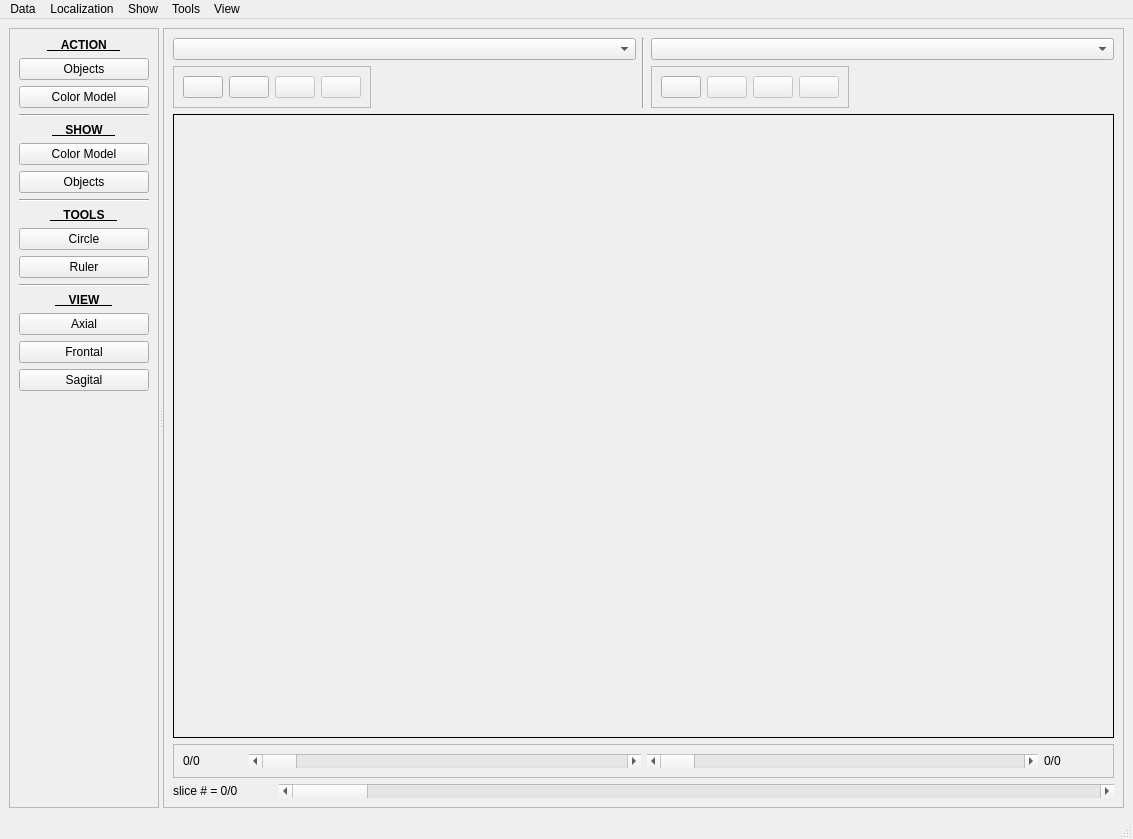
<?xml version="1.0" encoding="UTF-8"?>
<ui version="4.0">
 <class>MainWindow</class>
 <widget class="QMainWindow" name="MainWindow">
  <property name="geometry">
   <rect>
    <x>0</x>
    <y>0</y>
    <width>1133</width>
    <height>839</height>
   </rect>
  </property>
  <property name="sizePolicy">
   <sizepolicy hsizetype="Minimum" vsizetype="Minimum">
    <horstretch>0</horstretch>
    <verstretch>0</verstretch>
   </sizepolicy>
  </property>
  <property name="windowTitle">
   <string>MainWindow</string>
  </property>
  <property name="tabShape">
   <enum>QTabWidget::Rounded</enum>
  </property>
  <widget class="QWidget" name="centralwidget">
   <property name="layoutDirection">
    <enum>Qt::LeftToRight</enum>
   </property>
   <layout class="QVBoxLayout" name="verticalLayout_4">
    <item>
     <widget class="QSplitter" name="splitter">
      <property name="orientation">
       <enum>Qt::Horizontal</enum>
      </property>
      <widget class="QFrame" name="frame_L">
       <property name="sizePolicy">
        <sizepolicy hsizetype="Fixed" vsizetype="Fixed">
         <horstretch>0</horstretch>
         <verstretch>0</verstretch>
        </sizepolicy>
       </property>
       <property name="minimumSize">
        <size>
         <width>0</width>
         <height>0</height>
        </size>
       </property>
       <property name="maximumSize">
        <size>
         <width>150</width>
         <height>16777215</height>
        </size>
       </property>
       <property name="baseSize">
        <size>
         <width>0</width>
         <height>0</height>
        </size>
       </property>
       <property name="layoutDirection">
        <enum>Qt::LeftToRight</enum>
       </property>
       <property name="frameShape">
        <enum>QFrame::StyledPanel</enum>
       </property>
       <property name="frameShadow">
        <enum>QFrame::Raised</enum>
       </property>
       <property name="lineWidth">
        <number>1</number>
       </property>
       <layout class="QVBoxLayout" name="verticalLayout">
        <item>
         <widget class="QLabel" name="label_4">
          <property name="font">
           <font>
            <weight>75</weight>
            <bold>true</bold>
            <underline>true</underline>
           </font>
          </property>
          <property name="text">
           <string>    ACTION    </string>
          </property>
          <property name="alignment">
           <set>Qt::AlignCenter</set>
          </property>
         </widget>
        </item>
        <item>
         <widget class="QPushButton" name="objects_BTN_2">
          <property name="text">
           <string>Objects</string>
          </property>
         </widget>
        </item>
        <item>
         <widget class="QPushButton" name="colormodel_BTN_2">
          <property name="text">
           <string>Color Model</string>
          </property>
         </widget>
        </item>
        <item>
         <widget class="Line" name="line_3">
          <property name="orientation">
           <enum>Qt::Horizontal</enum>
          </property>
         </widget>
        </item>
        <item>
         <widget class="QLabel" name="label">
          <property name="font">
           <font>
            <weight>75</weight>
            <bold>true</bold>
            <underline>true</underline>
           </font>
          </property>
          <property name="text">
           <string>    SHOW    </string>
          </property>
          <property name="alignment">
           <set>Qt::AlignCenter</set>
          </property>
         </widget>
        </item>
        <item>
         <widget class="QPushButton" name="colormodel_BTN">
          <property name="text">
           <string>Color Model</string>
          </property>
         </widget>
        </item>
        <item>
         <widget class="QPushButton" name="objects_BTN">
          <property name="text">
           <string>Objects</string>
          </property>
         </widget>
        </item>
        <item>
         <widget class="Line" name="line">
          <property name="orientation">
           <enum>Qt::Horizontal</enum>
          </property>
         </widget>
        </item>
        <item>
         <widget class="QLabel" name="label_2">
          <property name="font">
           <font>
            <weight>75</weight>
            <bold>true</bold>
            <underline>true</underline>
           </font>
          </property>
          <property name="text">
           <string>    TOOLS    </string>
          </property>
          <property name="alignment">
           <set>Qt::AlignCenter</set>
          </property>
         </widget>
        </item>
        <item>
         <widget class="QPushButton" name="circle_BTN">
          <property name="text">
           <string>Circle</string>
          </property>
         </widget>
        </item>
        <item>
         <widget class="QPushButton" name="ruler_BTN">
          <property name="text">
           <string>Ruler</string>
          </property>
         </widget>
        </item>
        <item>
         <widget class="Line" name="line_2">
          <property name="orientation">
           <enum>Qt::Horizontal</enum>
          </property>
         </widget>
        </item>
        <item>
         <widget class="QLabel" name="label_3">
          <property name="font">
           <font>
            <weight>75</weight>
            <bold>true</bold>
            <underline>true</underline>
           </font>
          </property>
          <property name="text">
           <string>    VIEW    </string>
          </property>
          <property name="alignment">
           <set>Qt::AlignCenter</set>
          </property>
         </widget>
        </item>
        <item>
         <widget class="QPushButton" name="axial_BTN">
          <property name="text">
           <string>Axial</string>
          </property>
          <property name="icon">
           <iconset>
            <normaloff>icons/icon-axial.png</normaloff>icons/icon-axial.png</iconset>
          </property>
         </widget>
        </item>
        <item>
         <widget class="QPushButton" name="frontal_BTN">
          <property name="text">
           <string>Frontal</string>
          </property>
          <property name="icon">
           <iconset>
            <normaloff>icons/icon-frontal.png</normaloff>icons/icon-frontal.png</iconset>
          </property>
         </widget>
        </item>
        <item>
         <widget class="QPushButton" name="Sagital_BTN">
          <property name="text">
           <string>Sagital</string>
          </property>
          <property name="icon">
           <iconset>
            <normaloff>icons/icon-sagittal.png</normaloff>icons/icon-sagittal.png</iconset>
          </property>
         </widget>
        </item>
        <item>
         <spacer name="verticalSpacer">
          <property name="orientation">
           <enum>Qt::Vertical</enum>
          </property>
          <property name="sizeHint" stdset="0">
           <size>
            <width>20</width>
            <height>40</height>
           </size>
          </property>
         </spacer>
        </item>
       </layout>
      </widget>
      <widget class="QFrame" name="frame_R">
       <property name="sizePolicy">
        <sizepolicy hsizetype="Expanding" vsizetype="Fixed">
         <horstretch>0</horstretch>
         <verstretch>0</verstretch>
        </sizepolicy>
       </property>
       <property name="frameShape">
        <enum>QFrame::StyledPanel</enum>
       </property>
       <property name="frameShadow">
        <enum>QFrame::Raised</enum>
       </property>
       <layout class="QVBoxLayout" name="verticalLayout_2">
        <item>
         <layout class="QHBoxLayout" name="horizontalLayout">
          <item>
           <layout class="QVBoxLayout" name="verticalLayout_7">
            <item>
             <widget class="QComboBox" name="figure_L_CB">
              <property name="sizePolicy">
               <sizepolicy hsizetype="Expanding" vsizetype="Fixed">
                <horstretch>0</horstretch>
                <verstretch>0</verstretch>
               </sizepolicy>
              </property>
             </widget>
            </item>
            <item>
             <widget class="QFrame" name="left_view_btns_F">
              <property name="sizePolicy">
               <sizepolicy hsizetype="Maximum" vsizetype="Preferred">
                <horstretch>0</horstretch>
                <verstretch>0</verstretch>
               </sizepolicy>
              </property>
              <property name="minimumSize">
               <size>
                <width>0</width>
                <height>20</height>
               </size>
              </property>
              <property name="frameShape">
               <enum>QFrame::StyledPanel</enum>
              </property>
              <property name="frameShadow">
               <enum>QFrame::Raised</enum>
              </property>
              <layout class="QHBoxLayout" name="horizontalLayout_12">
               <item>
                <widget class="QPushButton" name="view_L_BTN">
                 <property name="sizePolicy">
                  <sizepolicy hsizetype="Fixed" vsizetype="Fixed">
                   <horstretch>0</horstretch>
                   <verstretch>0</verstretch>
                  </sizepolicy>
                 </property>
                 <property name="minimumSize">
                  <size>
                   <width>40</width>
                   <height>0</height>
                  </size>
                 </property>
                 <property name="cursor">
                  <cursorShape>PointingHandCursor</cursorShape>
                 </property>
                 <property name="toolTip">
                  <string>Show figure</string>
                 </property>
                 <property name="text">
                  <string/>
                 </property>
                 <property name="icon">
                  <iconset>
                   <normaloff>icons/Eye.png</normaloff>icons/Eye.png</iconset>
                 </property>
                 <property name="iconSize">
                  <size>
                   <width>24</width>
                   <height>24</height>
                  </size>
                 </property>
                </widget>
               </item>
               <item>
                <widget class="QPushButton" name="show_im_L_BTN">
                 <property name="sizePolicy">
                  <sizepolicy hsizetype="Fixed" vsizetype="Fixed">
                   <horstretch>0</horstretch>
                   <verstretch>0</verstretch>
                  </sizepolicy>
                 </property>
                 <property name="minimumSize">
                  <size>
                   <width>40</width>
                   <height>0</height>
                  </size>
                 </property>
                 <property name="cursor">
                  <cursorShape>PointingHandCursor</cursorShape>
                 </property>
                 <property name="toolTip">
                  <string>Show data</string>
                 </property>
                 <property name="text">
                  <string/>
                 </property>
                 <property name="icon">
                  <iconset>
                   <normaloff>icons/Stock graph.png</normaloff>icons/Stock graph.png</iconset>
                 </property>
                 <property name="iconSize">
                  <size>
                   <width>24</width>
                   <height>24</height>
                  </size>
                 </property>
                </widget>
               </item>
               <item>
                <widget class="QPushButton" name="show_labels_L_BTN">
                 <property name="enabled">
                  <bool>false</bool>
                 </property>
                 <property name="sizePolicy">
                  <sizepolicy hsizetype="Fixed" vsizetype="Fixed">
                   <horstretch>0</horstretch>
                   <verstretch>0</verstretch>
                  </sizepolicy>
                 </property>
                 <property name="minimumSize">
                  <size>
                   <width>40</width>
                   <height>0</height>
                  </size>
                 </property>
                 <property name="cursor">
                  <cursorShape>PointingHandCursor</cursorShape>
                 </property>
                 <property name="toolTip">
                  <string>Show labels</string>
                 </property>
                 <property name="text">
                  <string/>
                 </property>
                 <property name="icon">
                  <iconset>
                   <normaloff>icons/Blue tag.png</normaloff>icons/Blue tag.png</iconset>
                 </property>
                 <property name="iconSize">
                  <size>
                   <width>24</width>
                   <height>24</height>
                  </size>
                 </property>
                </widget>
               </item>
               <item>
                <widget class="QPushButton" name="show_contours_L_BTN">
                 <property name="enabled">
                  <bool>false</bool>
                 </property>
                 <property name="sizePolicy">
                  <sizepolicy hsizetype="Fixed" vsizetype="Fixed">
                   <horstretch>0</horstretch>
                   <verstretch>0</verstretch>
                  </sizepolicy>
                 </property>
                 <property name="minimumSize">
                  <size>
                   <width>40</width>
                   <height>0</height>
                  </size>
                 </property>
                 <property name="cursor">
                  <cursorShape>PointingHandCursor</cursorShape>
                 </property>
                 <property name="toolTip">
                  <string>Show contours</string>
                 </property>
                 <property name="text">
                  <string/>
                 </property>
                 <property name="icon">
                  <iconset>
                   <normaloff>icons/Brush.png</normaloff>icons/Brush.png</iconset>
                 </property>
                 <property name="iconSize">
                  <size>
                   <width>24</width>
                   <height>24</height>
                  </size>
                 </property>
                </widget>
               </item>
              </layout>
             </widget>
            </item>
           </layout>
          </item>
          <item>
           <widget class="Line" name="line_4">
            <property name="orientation">
             <enum>Qt::Vertical</enum>
            </property>
           </widget>
          </item>
          <item>
           <layout class="QVBoxLayout" name="verticalLayout_8">
            <item>
             <widget class="QComboBox" name="figure_R_CB">
              <property name="sizePolicy">
               <sizepolicy hsizetype="Expanding" vsizetype="Fixed">
                <horstretch>0</horstretch>
                <verstretch>0</verstretch>
               </sizepolicy>
              </property>
             </widget>
            </item>
            <item>
             <widget class="QFrame" name="right_view_btns_F">
              <property name="sizePolicy">
               <sizepolicy hsizetype="Maximum" vsizetype="Preferred">
                <horstretch>0</horstretch>
                <verstretch>0</verstretch>
               </sizepolicy>
              </property>
              <property name="minimumSize">
               <size>
                <width>0</width>
                <height>20</height>
               </size>
              </property>
              <property name="frameShape">
               <enum>QFrame::StyledPanel</enum>
              </property>
              <property name="frameShadow">
               <enum>QFrame::Raised</enum>
              </property>
              <layout class="QHBoxLayout" name="horizontalLayout_13">
               <item>
                <widget class="QPushButton" name="view_R_BTN">
                 <property name="sizePolicy">
                  <sizepolicy hsizetype="Fixed" vsizetype="Fixed">
                   <horstretch>0</horstretch>
                   <verstretch>0</verstretch>
                  </sizepolicy>
                 </property>
                 <property name="minimumSize">
                  <size>
                   <width>40</width>
                   <height>0</height>
                  </size>
                 </property>
                 <property name="cursor">
                  <cursorShape>PointingHandCursor</cursorShape>
                 </property>
                 <property name="toolTip">
                  <string>Show figure</string>
                 </property>
                 <property name="text">
                  <string/>
                 </property>
                 <property name="icon">
                  <iconset>
                   <normaloff>icons/Eye.png</normaloff>icons/Eye.png</iconset>
                 </property>
                 <property name="iconSize">
                  <size>
                   <width>24</width>
                   <height>24</height>
                  </size>
                 </property>
                </widget>
               </item>
               <item>
                <widget class="QPushButton" name="show_im_R_BTN">
                 <property name="enabled">
                  <bool>false</bool>
                 </property>
                 <property name="sizePolicy">
                  <sizepolicy hsizetype="Fixed" vsizetype="Fixed">
                   <horstretch>0</horstretch>
                   <verstretch>0</verstretch>
                  </sizepolicy>
                 </property>
                 <property name="minimumSize">
                  <size>
                   <width>40</width>
                   <height>0</height>
                  </size>
                 </property>
                 <property name="cursor">
                  <cursorShape>PointingHandCursor</cursorShape>
                 </property>
                 <property name="toolTip">
                  <string>Show data</string>
                 </property>
                 <property name="text">
                  <string/>
                 </property>
                 <property name="icon">
                  <iconset>
                   <normaloff>icons/Stock graph.png</normaloff>icons/Stock graph.png</iconset>
                 </property>
                 <property name="iconSize">
                  <size>
                   <width>24</width>
                   <height>24</height>
                  </size>
                 </property>
                </widget>
               </item>
               <item>
                <widget class="QPushButton" name="show_labels_R_BTN">
                 <property name="enabled">
                  <bool>false</bool>
                 </property>
                 <property name="sizePolicy">
                  <sizepolicy hsizetype="Fixed" vsizetype="Fixed">
                   <horstretch>0</horstretch>
                   <verstretch>0</verstretch>
                  </sizepolicy>
                 </property>
                 <property name="minimumSize">
                  <size>
                   <width>40</width>
                   <height>0</height>
                  </size>
                 </property>
                 <property name="cursor">
                  <cursorShape>PointingHandCursor</cursorShape>
                 </property>
                 <property name="toolTip">
                  <string>Show labels</string>
                 </property>
                 <property name="text">
                  <string/>
                 </property>
                 <property name="icon">
                  <iconset>
                   <normaloff>icons/Blue tag.png</normaloff>icons/Blue tag.png</iconset>
                 </property>
                 <property name="iconSize">
                  <size>
                   <width>24</width>
                   <height>24</height>
                  </size>
                 </property>
                </widget>
               </item>
               <item>
                <widget class="QPushButton" name="show_contours_R_BTN">
                 <property name="enabled">
                  <bool>false</bool>
                 </property>
                 <property name="sizePolicy">
                  <sizepolicy hsizetype="Fixed" vsizetype="Fixed">
                   <horstretch>0</horstretch>
                   <verstretch>0</verstretch>
                  </sizepolicy>
                 </property>
                 <property name="minimumSize">
                  <size>
                   <width>40</width>
                   <height>0</height>
                  </size>
                 </property>
                 <property name="cursor">
                  <cursorShape>PointingHandCursor</cursorShape>
                 </property>
                 <property name="toolTip">
                  <string>Show contours</string>
                 </property>
                 <property name="text">
                  <string/>
                 </property>
                 <property name="icon">
                  <iconset>
                   <normaloff>icons/Brush.png</normaloff>icons/Brush.png</iconset>
                 </property>
                 <property name="iconSize">
                  <size>
                   <width>24</width>
                   <height>24</height>
                  </size>
                 </property>
                </widget>
               </item>
              </layout>
             </widget>
            </item>
           </layout>
          </item>
         </layout>
        </item>
        <item>
         <widget class="QFrame" name="viewer_F">
          <property name="sizePolicy">
           <sizepolicy hsizetype="Expanding" vsizetype="Expanding">
            <horstretch>0</horstretch>
            <verstretch>0</verstretch>
           </sizepolicy>
          </property>
          <property name="minimumSize">
           <size>
            <width>0</width>
            <height>0</height>
           </size>
          </property>
          <property name="frameShape">
           <enum>QFrame::Box</enum>
          </property>
         </widget>
        </item>
        <item>
         <widget class="QFrame" name="frame_7">
          <property name="frameShape">
           <enum>QFrame::StyledPanel</enum>
          </property>
          <property name="frameShadow">
           <enum>QFrame::Raised</enum>
          </property>
          <layout class="QHBoxLayout" name="horizontalLayout_3">
           <item>
            <widget class="QLabel" name="slice_number_L_LBL">
             <property name="maximumSize">
              <size>
               <width>60</width>
               <height>16777215</height>
              </size>
             </property>
             <property name="text">
              <string>0/0</string>
             </property>
            </widget>
           </item>
           <item>
            <widget class="QScrollBar" name="slice_L_SB">
             <property name="orientation">
              <enum>Qt::Horizontal</enum>
             </property>
            </widget>
           </item>
           <item>
            <widget class="QScrollBar" name="slice_R_SB">
             <property name="enabled">
              <bool>true</bool>
             </property>
             <property name="orientation">
              <enum>Qt::Horizontal</enum>
             </property>
            </widget>
           </item>
           <item>
            <widget class="QLabel" name="slice_number_R_LBL">
             <property name="maximumSize">
              <size>
               <width>60</width>
               <height>16777215</height>
              </size>
             </property>
             <property name="text">
              <string>0/0</string>
             </property>
            </widget>
           </item>
          </layout>
         </widget>
        </item>
        <item>
         <layout class="QHBoxLayout" name="horizontalLayout_11">
          <item>
           <widget class="QLabel" name="slice_number_C_LBL">
            <property name="sizePolicy">
             <sizepolicy hsizetype="Minimum" vsizetype="Preferred">
              <horstretch>0</horstretch>
              <verstretch>0</verstretch>
             </sizepolicy>
            </property>
            <property name="minimumSize">
             <size>
              <width>100</width>
              <height>0</height>
             </size>
            </property>
            <property name="text">
             <string>slice # = 0/0</string>
            </property>
           </widget>
          </item>
          <item>
           <widget class="QScrollBar" name="slice_C_SB">
            <property name="sizePolicy">
             <sizepolicy hsizetype="Expanding" vsizetype="Fixed">
              <horstretch>0</horstretch>
              <verstretch>0</verstretch>
             </sizepolicy>
            </property>
            <property name="orientation">
             <enum>Qt::Horizontal</enum>
            </property>
           </widget>
          </item>
         </layout>
        </item>
       </layout>
      </widget>
     </widget>
    </item>
   </layout>
  </widget>
  <widget class="QMenuBar" name="menubar">
   <property name="geometry">
    <rect>
     <x>0</x>
     <y>0</y>
     <width>1133</width>
     <height>27</height>
    </rect>
   </property>
   <widget class="QMenu" name="menuSerie">
    <property name="title">
     <string>Data</string>
    </property>
    <addaction name="action_Load_serie_1"/>
    <addaction name="action_Load_serie_2"/>
   </widget>
   <widget class="QMenu" name="menuAction">
    <property name="title">
     <string>Localization</string>
    </property>
    <addaction name="actionRun"/>
    <addaction name="actionDelete"/>
    <addaction name="actionRestart"/>
   </widget>
   <widget class="QMenu" name="menuShow">
    <property name="title">
     <string>Show</string>
    </property>
    <addaction name="actionColor_Model"/>
    <addaction name="actionObject_List"/>
   </widget>
   <widget class="QMenu" name="menuTools">
    <property name="title">
     <string>Tools</string>
    </property>
    <addaction name="actionCircle"/>
    <addaction name="actionRuler"/>
   </widget>
   <widget class="QMenu" name="menuView">
    <property name="title">
     <string>View</string>
    </property>
    <addaction name="actionAxial"/>
    <addaction name="actionFrontal"/>
    <addaction name="actionSagital"/>
   </widget>
   <addaction name="menuSerie"/>
   <addaction name="menuAction"/>
   <addaction name="menuShow"/>
   <addaction name="menuTools"/>
   <addaction name="menuView"/>
  </widget>
  <widget class="QStatusBar" name="statusbar"/>
  <action name="action_Load_serie_1">
   <property name="text">
    <string>Load serie #1...</string>
   </property>
  </action>
  <action name="action_Load_serie_2">
   <property name="text">
    <string>Load serie #2...</string>
   </property>
  </action>
  <action name="actionRun">
   <property name="text">
    <string>Run</string>
   </property>
  </action>
  <action name="actionDelete">
   <property name="text">
    <string>Delete</string>
   </property>
  </action>
  <action name="actionRestart">
   <property name="text">
    <string>Restart</string>
   </property>
  </action>
  <action name="actionColor_Model">
   <property name="text">
    <string>Color Model</string>
   </property>
  </action>
  <action name="actionObject_List">
   <property name="text">
    <string>Object List</string>
   </property>
  </action>
  <action name="actionCircle">
   <property name="text">
    <string>Circle</string>
   </property>
  </action>
  <action name="actionRuler">
   <property name="text">
    <string>Ruler</string>
   </property>
  </action>
  <action name="actionAxial">
   <property name="text">
    <string>Axial</string>
   </property>
  </action>
  <action name="actionFrontal">
   <property name="text">
    <string>Frontal</string>
   </property>
  </action>
  <action name="actionSagital">
   <property name="text">
    <string>Sagital</string>
   </property>
  </action>
 </widget>
 <resources/>
 <connections/>
</ui>
